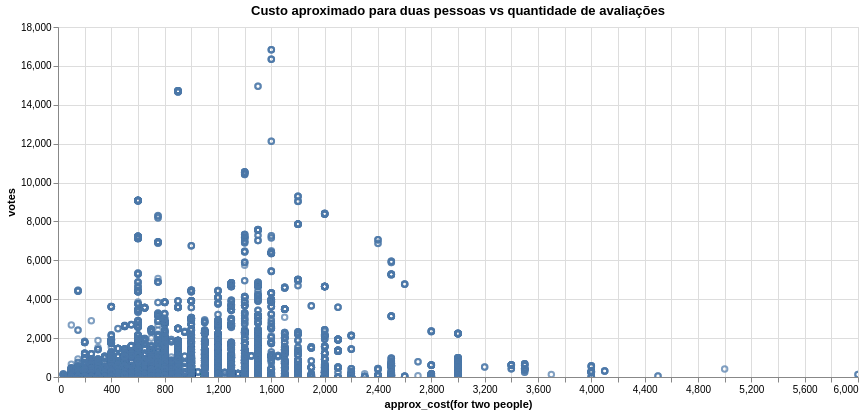

This figure's notebook cell:
### Code cell
restaurantes.plot.scatter(x = 'approx_cost(for two people)', y = 'votes').properties(width = 800, height = 350, title = 'Custo aproximado para duas pessoas vs quantidade de avaliações')

### Figure 1 — Vega specification as saved in the notebook (floating-point values rounded to 4 significant figures; data arrays with more than 128 entries replaced by an {"elided": "..."} marker saying what was removed)
{"$schema": "https://vega.github.io/schema/vega/v5.json", "data": [{"name": "param_11_store"}, {"name": "source_0", "values": {"elided": "51371 records"}}, {"name": "source_0_x_domain_approx_cost(for two people)", "values": [{"min": 40.0, "max": 6000.0}]}, {"name": "source_0_y_domain_votes", "values": [{"min": 0, "max": 16832}]}], "signals": [{"name": "unit", "value": {}, "on": [{"events": "pointermove", "update": "isTuple(group()) ? group() : unit"}]}, {"name": "param_11", "update": "vlSelectionResolve(\"param_11_store\", \"union\")"}, {"name": "param_11_approx_cost_for_two_people_", "on": [{"events": [{"source": "view", "type": "dblclick"}], "update": "null"}, {"events": {"signal": "param_11_translate_delta"}, "update": "panLinear(param_11_translate_anchor.extent_x, -param_11_translate_delta.x / width)"}, {"events": {"signal": "param_11_zoom_delta"}, "update": "zoomLinear(domain(\"x\"), param_11_zoom_anchor.x, param_11_zoom_delta)"}]}, {"name": "param_11_votes", "on": [{"events": [{"source": "view", "type": "dblclick"}], "update": "null"}, {"events": {"signal": "param_11_translate_delta"}, "update": "panLinear(param_11_translate_anchor.extent_y, param_11_translate_delta.y / height)"}, {"events": {"signal": "param_11_zoom_delta"}, "update": "zoomLinear(domain(\"y\"), param_11_zoom_anchor.y, param_11_zoom_delta)"}]}, {"name": "param_11_tuple", "on": [{"events": [{"signal": "param_11_approx_cost_for_two_people_ || param_11_votes"}], "update": "param_11_approx_cost_for_two_people_ && param_11_votes ? {unit: \"\", fields: param_11_tuple_fields, values: [param_11_approx_cost_for_two_people_,param_11_votes]} : null"}]}, {"name": "param_11_tuple_fields", "value": [{"field": "approx_cost(for two people)", "channel": "x", "type": "R"}, {"field": "votes", "channel": "y", "type": "R"}]}, {"name": "param_11_translate_anchor", "value": {}, "on": [{"events": [{"source": "scope", "type": "pointerdown"}], "update": "{x: x(unit), y: y(unit), extent_x: domain(\"x\"), extent_y: domain(\"y\")}"}]}, {"name": "param_11_translate_delta", "value": {}, "on": [{"events": [{"source": "window", "between": [{"source": "scope", "type": "pointerdown"}, {"source": "window", "type": "pointerup"}], "consume": true, "type": "pointermove"}], "update": "{x: param_11_translate_anchor.x - x(unit), y: param_11_translate_anchor.y - y(unit)}"}]}, {"name": "param_11_zoom_anchor", "on": [{"events": [{"source": "scope", "type": "wheel", "consume": true}], "update": "{x: invert(\"x\", x(unit)), y: invert(\"y\", y(unit))}"}]}, {"name": "param_11_zoom_delta", "on": [{"events": [{"source": "scope", "type": "wheel", "consume": true}], "update": "pow(1.001, event.deltaY * pow(16, event.deltaMode))", "force": true}]}, {"name": "param_11_modify", "on": [{"events": {"signal": "param_11_tuple"}, "update": "modify(\"param_11_store\", param_11_tuple, true)"}]}], "marks": [{"type": "symbol", "name": "marks", "from": {"data": "source_0"}, "encode": {"update": {"stroke": {"value": "#4c78a8"}, "fill": {"value": "transparent"}, "tooltip": {"signal": "{\"approx_cost(for two people)\": format(datum[\"approx_cost(for two people)\"], \"\"), \"votes\": format(datum[\"votes\"], \"\")}"}, "x": {"field": "approx_cost(for two people)", "scale": "x"}, "opacity": {"value": 0.7}, "y": {"field": "votes", "scale": "y"}}}, "interactive": true, "style": ["point"], "clip": true}], "scales": [{"name": "x", "type": "linear", "domain": [{"signal": "(data(\"source_0_x_domain_approx_cost(for two people)\")[0] || {}).min"}, {"signal": "(data(\"source_0_x_domain_approx_cost(for two people)\")[0] || {}).max"}], "range": [0, {"signal": "width"}], "domainRaw": {"signal": "param_11[\"approx_cost(for two people)\"]"}, "nice": true, "zero": true}, {"name": "y", "type": "linear", "domain": [{"signal": "(data(\"source_0_y_domain_votes\")[0] || {}).min"}, {"signal": "(data(\"source_0_y_domain_votes\")[0] || {}).max"}], "range": [{"signal": "height"}, 0], "domainRaw": {"signal": "param_11[\"votes\"]"}, "nice": true, "zero": true}], "axes": [{"scale": "x", "minExtent": 0, "ticks": false, "aria": false, "orient": "bottom", "maxExtent": 0, "tickCount": {"signal": "ceil(width/40)"}, "domain": false, "grid": true, "gridScale": "y", "labels": false, "zindex": 0}, {"scale": "y", "zindex": 0, "grid": true, "aria": false, "ticks": false, "tickCount": {"signal": "ceil(height/40)"}, "maxExtent": 0, "minExtent": 0, "gridScale": "x", "orient": "left", "domain": false, "labels": false}, {"scale": "x", "labelFlush": true, "tickCount": {"signal": "ceil(width/40)"}, "zindex": 0, "title": "approx_cost(for two people)", "labelOverlap": true, "orient": "bottom", "grid": false}, {"scale": "y", "zindex": 0, "grid": false, "orient": "left", "labelOverlap": true, "title": "votes", "tickCount": {"signal": "ceil(height/40)"}}], "title": {"text": "Custo aproximado para duas pessoas vs quantidade de avaliações", "frame": "group"}, "height": 350, "background": "white", "padding": 5, "style": "cell", "width": 800}
